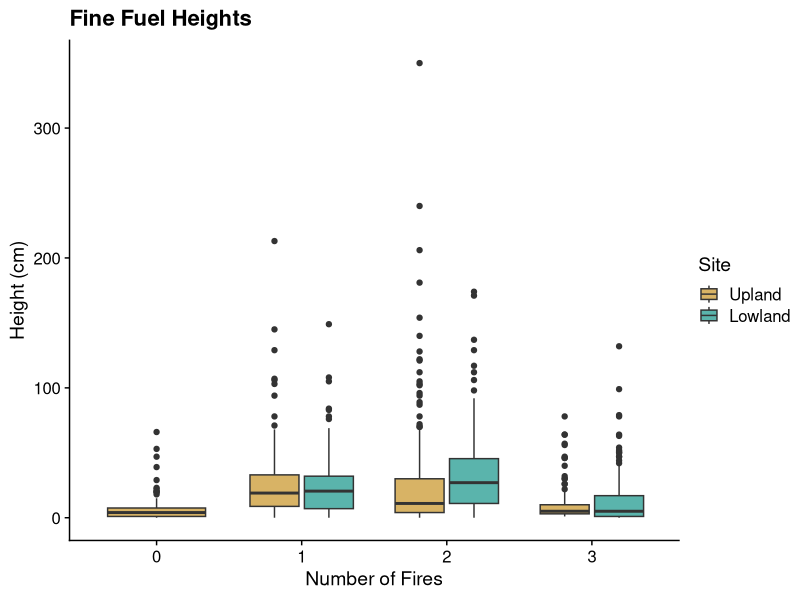

Write R code to recreate this figure. (Note: this script raises an error after producing the figure.)
# graphing fine fuel loads

library(ggplot2)
library(cowplot)
theme_set(theme_cowplot())
library(tidyverse)
library(here)

fine <- read.csv(here("data/FFL_raw.csv"))

# fine[fine$HEIGHT > 300,]
# fine[fine$HEIGHT > 200,]

ggplot(fine, aes(x = as.factor(TREAT), y = HEIGHT, fill = SITE)) + 
  geom_boxplot() + 
  labs(x = "Number of Fires", y = "Height (cm)", title = "Fine Fuel Heights") + 
  scale_fill_manual(values = c("#d8b365", "#5ab4ac"),
                    labels = c("Upland", "Lowland"),
                    name = "Site")

test <- fine %>%
  group_by(SITE, TREAT, PLOT, LINE) %>%
  summarise(AV_height = mean(HEIGHT))

 ggplot(test, aes(x = as.factor(TREAT), y = AV_height, fill = SITE)) + 
  geom_boxplot() + 
  labs(x = "Number of Fires", y = "Height (cm)", title = "Fine Fuel Heights") + 
  scale_fill_manual(values = c("#d8b365", "#5ab4ac"),
                    labels = c("Upland", "Lowland"),
                    name = "Site")

 summary(fine$HEIGHT)

 